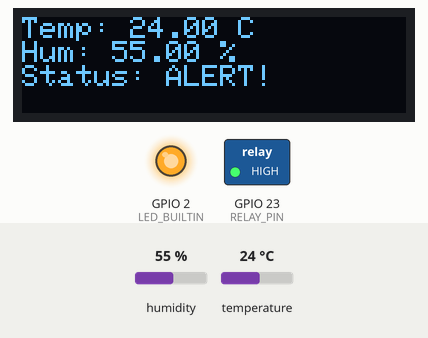
Recording of a sketch running on a simulated ESP32. On the bench: 128×32 one-colour display, switched loads named in the sketch (green lamp = pin HIGH), output pins drawn as LEDs (lit = HIGH). The test bench sets the inputs (shaded band); at power-on: humidity 55 %, temperature 24 °C. WiFi joins after 1.5 s; servers stay silent unless stated; uploads are accepted with an empty reply; what the sketch prints to the serial monitor is not drawn.

Above: at 6.5 s.
6.6 s: humidity set to 22 %
At 19.4 s:
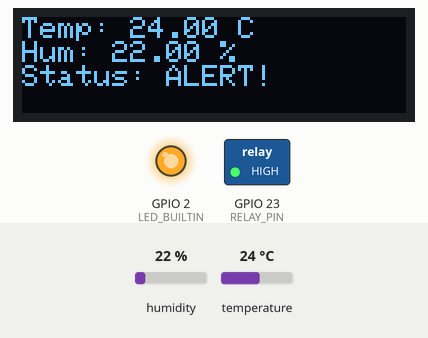
19.7 s: temperature set to 12 °C
At 31.4 s:
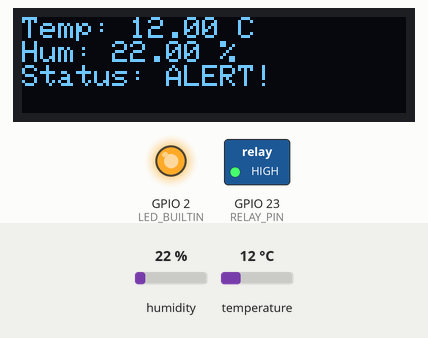
31.9 s: humidity set to 40 %
At 43.3 s:
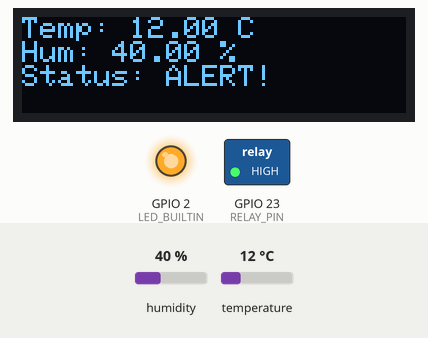
44.1 s: temperature set to 19 °C
At 55.2 s:
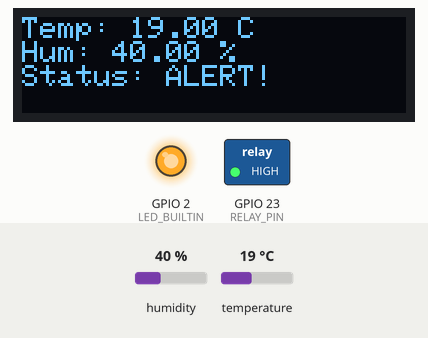
Timing chart, 0 to 56.7 s (numbered marks = the images above; inputs shaded):
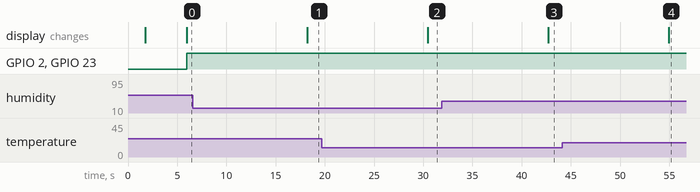

The sketch:

dht_relay_led_http.ino
```cpp
#include <WiFi.h>
#include "DHT.h"
#include <HTTPClient.h>
#include <WiFiClient.h>
#include <Adafruit_GFX.h>
#include <Adafruit_SSD1306.h>
#include <ArduinoJson.h>


// setup wifi
const char* ssid = "Alicia";
const char* pass = "ilovemcd";

// DHT sensor setup
#define DHTPIN 4
#define DHTTYPE DHT11
DHT dht(DHTPIN, DHTTYPE);

// setup oled
#define SCREEN_WIDTH 128
#define SCREEN_HEIGHT 32
#define OLED_RESET -1
Adafruit_SSD1306 display(SCREEN_WIDTH, SCREEN_HEIGHT, &Wire, OLED_RESET);

// setup led
#define LED_BUILTIN 2

//setup relay
#define RELAY_PIN 23

float temp_threshold = 35.0;
float hum_threshold = 80.0;
float hum = 0, temp = 0;
unsigned long sendDataPrevMillis = 0;
static unsigned long thresholdLastCheck = 0;
int count = 0;
String serverName = "http://iottraining.threelittlecar.com/";


void setup() {
  // put your setup code here, to run once:
  Serial.begin(115200);
  delay(100);

  // init wifi
  WiFi.begin(ssid, pass);
  delay(100);
  while (WiFi.status() != WL_CONNECTED) {
    delay(500);
    Serial.print(".");
  }
  Serial.println("");
  Serial.println("WiFi connected");

  // init oled
  if (!display.begin(SSD1306_SWITCHCAPVCC, 0x3C)) {
    Serial.println(F("SSD1306 allocation failed"));
    while (true)
      ;
  }
  display.clearDisplay();
  display.setTextSize(1);
  display.setTextColor(SSD1306_WHITE);

  // init led
  pinMode(LED_BUILTIN, OUTPUT);
  digitalWrite(LED_BUILTIN, LOW);  // LED off by default

  // init relay
  pinMode(RELAY_PIN, OUTPUT);
  digitalWrite(RELAY_PIN, LOW);  // relay off

  // init dht
  dht.begin();
  delay(2000);
}

void loop() {

  // Fetch updated threshold values every 10 seconds
  if (millis() - thresholdLastCheck > 10000 || thresholdLastCheck == 0) {
    getThresholdFromServer();
    thresholdLastCheck = millis();
  }

  // Send DHT sensor data every 10 seconds
  if (millis() - sendDataPrevMillis > 10000 || sendDataPrevMillis == 0) {
    count++;
    getDHT();
    sendDataPrevMillis = millis();

    if (WiFi.status() == WL_CONNECTED) {
      WiFiClient client;
      HTTPClient http;
      String relayStatus = (temp > temp_threshold || hum > hum_threshold) ? "ON" : "OFF";
      String httpReqStr = serverName + "dht11.php?id=101&temp=" + temp + "&hum=" + hum + "&relay=" + relayStatus;
      ;
      http.begin(client, httpReqStr.c_str());
      int httpResponseCode = http.GET();
      if (httpResponseCode > 0) {
        Serial.print("HTTP Response code: ");
        Serial.println(httpResponseCode);
        String payload = http.getString();
        Serial.println(payload);
      } else {
        Serial.print("Error code: ");
        Serial.println(httpResponseCode);
      }
      // Free resources
      http.end();
    }
  }
}


void getDHT() {

  temp = dht.readTemperature();
  hum = dht.readHumidity();

  delay(2000);

  if (!isnan(temp) && !isnan(hum)) {
    Serial.printf("Temp: %.2f°C | Humidity: %.2f%% ", temp, hum);

    // OLED display
    display.clearDisplay();
    display.setCursor(0, 0);
    display.print("Temp: ");
    display.print(temp);
    display.println(" C");

    display.print("Hum: ");
    display.print(hum);
    display.println(" %");

    // Status
    String status;
    String relayStatus;

    // if (temp > 35 || hum > 80) {
    if (temp > temp_threshold || hum > hum_threshold) {
      digitalWrite(RELAY_PIN, HIGH);    // Turn ON relay
      digitalWrite(LED_BUILTIN, HIGH);  // Turn ON LED
      Serial.print("\nExceed temp threshold: ");
      Serial.print(temp_threshold);
      Serial.print(" or hum threshold: ");
      Serial.println(hum_threshold);
      status = "Status: ALERT!";
      relayStatus = "ON";
    } else {
      digitalWrite(RELAY_PIN, LOW);    // Turn OFF relay
      digitalWrite(LED_BUILTIN, LOW);  // Turn OFF LED
      status = "Status: Normal";
      relayStatus = "OFF";
    }
    display.println(status);
    display.display();

    // Print relay status to Serial Monitor
    Serial.println("Relay Status: " + relayStatus);
    Serial.println(status);

  } else {
    Serial.println("DHT sensor read failed.");
  }

  delay(200);
}

void getThresholdFromServer() {
  if (WiFi.status() == WL_CONNECTED) {
    HTTPClient http;
    String url = serverName + "get_threshold.php?id=101";
    http.begin(url);
    int httpCode = http.GET();
    if (httpCode > 0) {
      String payload = http.getString();
      Serial.println("Threshold Payload: " + payload);
      DynamicJsonDocument doc(256);
      deserializeJson(doc, payload);
      temp_threshold = doc["temp_threshold"];
      hum_threshold = doc["hum_threshold"];
    }
    http.end();
  }
}
```

Measured:
- after the input at 6.6 s, the display: changes after 11.6 s (image 1)
- after the input at 19.7 s, the display: changes after 10.7 s (image 2)
- after the input at 31.9 s, the display: changes after 10.8 s (image 3)
- after the input at 44.1 s, the display: changes after 10.8 s (image 4)
